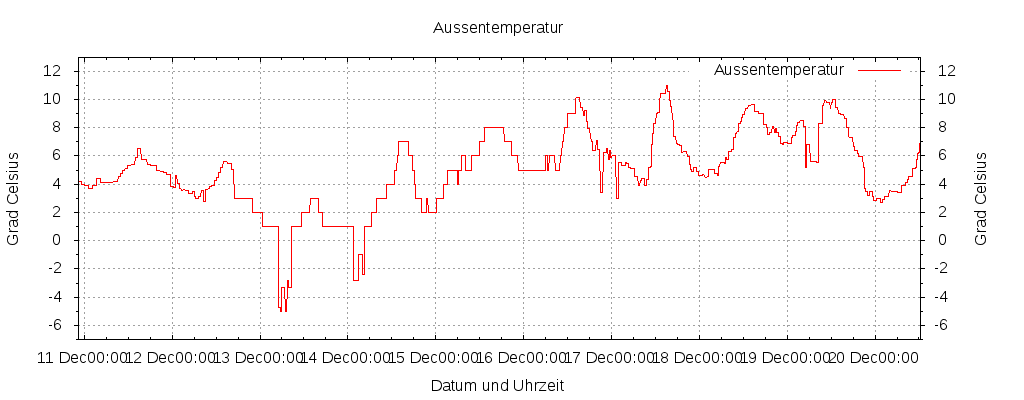

The gnuplot source for this figure:
set datafile separator ","
set xdata time
set timefmt "%Y-%m-%d %H:%M:%S"
set format x "%d %h%H:%M"
set xrange [ "2013-12-10 22:25:11" : "2013-12-20 12:25:09" ]
#set autoscale y 
set yrange [ -7 : 12.97 ]
set ytics out mirror 2
set ylabel "Grad Celsius"
set y2range [ -7 : 12.97 ]
set y2tics out mirror 2
set y2label "Grad Celsius"
set mxtics 4
set mytics 2
set grid x y
set xlabel "Datum und Uhrzeit"
set title " Aussentemperatur"
set output "temp5.png"
set style fill solid border -1
set style line 1 lt 2 lw 1
set pointsize .5
set sample 45
set terminal png size 1024,400
set terminal png
plot "temp5.dat" using 1:2 title "Aussentemperatur"  with lines
